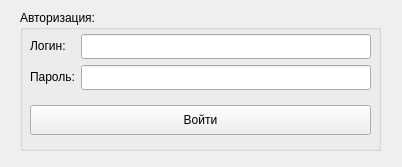
<?xml version="1.0" encoding="UTF-8"?>
<ui version="4.0">
 <class>Widget</class>
 <widget class="QWidget" name="Widget">
  <property name="geometry">
   <rect>
    <x>0</x>
    <y>0</y>
    <width>402</width>
    <height>167</height>
   </rect>
  </property>
  <property name="minimumSize">
   <size>
    <width>402</width>
    <height>167</height>
   </size>
  </property>
  <property name="maximumSize">
   <size>
    <width>402</width>
    <height>167</height>
   </size>
  </property>
  <property name="windowTitle">
   <string>Авторизация</string>
  </property>
  <widget class="QWidget" name="verticalLayoutWidget">
   <property name="geometry">
    <rect>
     <x>-240</x>
     <y>30</y>
     <width>160</width>
     <height>80</height>
    </rect>
   </property>
   <layout class="QVBoxLayout" name="verticalLayout"/>
  </widget>
  <widget class="QGroupBox" name="groupBox">
   <property name="geometry">
    <rect>
     <x>20</x>
     <y>10</y>
     <width>361</width>
     <height>141</height>
    </rect>
   </property>
   <property name="title">
    <string>Авторизация:</string>
   </property>
   <widget class="QWidget" name="verticalLayoutWidget_2">
    <property name="geometry">
     <rect>
      <x>10</x>
      <y>24</y>
      <width>341</width>
      <height>101</height>
     </rect>
    </property>
    <layout class="QVBoxLayout" name="verticalLayout_3">
     <item>
      <layout class="QFormLayout" name="formLayout">
       <item row="0" column="0">
        <widget class="QLabel" name="label">
         <property name="text">
          <string>Логин:</string>
         </property>
        </widget>
       </item>
       <item row="0" column="1">
        <widget class="QLineEdit" name="lineEdit">
         <property name="minimumSize">
          <size>
           <width>0</width>
           <height>25</height>
          </size>
         </property>
        </widget>
       </item>
       <item row="1" column="0">
        <widget class="QLabel" name="label_2">
         <property name="text">
          <string>Пароль:</string>
         </property>
        </widget>
       </item>
       <item row="1" column="1">
        <widget class="QLineEdit" name="lineEdit_2">
         <property name="minimumSize">
          <size>
           <width>0</width>
           <height>25</height>
          </size>
         </property>
        </widget>
       </item>
      </layout>
     </item>
     <item>
      <widget class="QPushButton" name="pushButton">
       <property name="minimumSize">
        <size>
         <width>0</width>
         <height>30</height>
        </size>
       </property>
       <property name="text">
        <string>Войти</string>
       </property>
      </widget>
     </item>
    </layout>
   </widget>
  </widget>
 </widget>
 <resources/>
 <connections/>
</ui>
